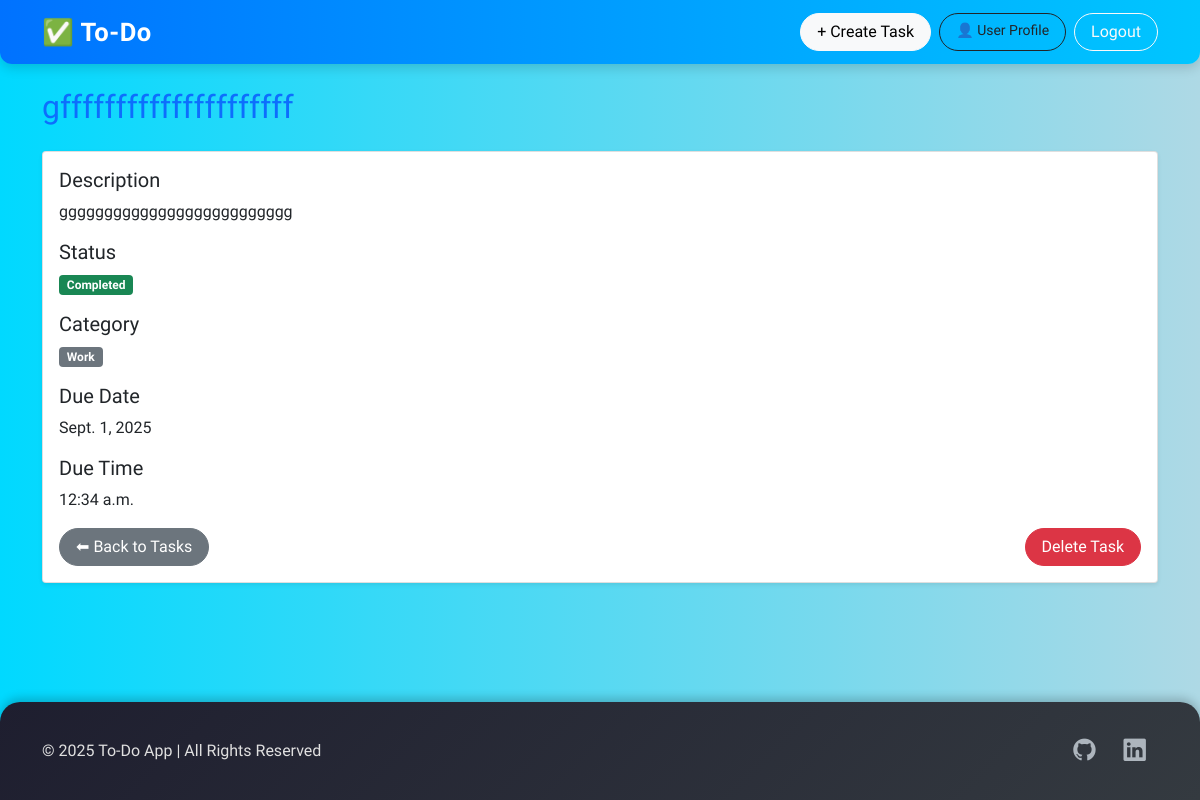
The page /task/14/ (signed in) on the database its author committed.
### task/models.py (models this page shows, shortened)
class Task(models.Model):
    STATUS = [
        ('pending','Pending'),
        ('completed','Completed'),
    ]
    CATEGORY = [
        ('work','Work'),
        ('personal','Personal'),
        ('other','Other'),
    ]
    title = models.CharField(max_length=100)
    description = models.TextField()
    due_date = models.DateField()
    due_time = models.TimeField()
    status = models.CharField(max_length=10, choices=STATUS,default='pending')
    category = models.CharField(max_length=10,choices=CATEGORY)
    is_completed = models.BooleanField(default=False)#task pending
    user = models.ForeignKey(User,on_delete=models.CASCADE)

### task/views.py (the view)
# urls.py: path('task/<int:task_id>/',views.task_detail,name='task_detail'),
@login_required
def task_detail(request, task_id):#edit and delete korar jonne
    task = get_object_or_404(Task,id = task_id,user = request.user )
    return render(request,'task_detail.html',{'task':task})

### task/templates/task_detail.html (shortened to what this page needs)
{% extends 'base.html' %}
{% block content %}
<h2 class="mb-4 text-primary">{{ task.title }}</h2>
<div class="card shadow-sm">
    <div class="card-body">
        <div class="mb-3">
            <h5>Description</h5>
            <p>{{ task.description }}</p>
        </div>
        <div class="mb-3">
            <h5>Status</h5>
            {% if task.is_completed %}
            <span class="badge bg-success">Completed</span>
            {% else %}
            <span class="badge bg-warning">Pending</span>
            {% endif %}
        </div>
        <div class="mb-3">
            <h5>Category</h5>
            <span class="badge bg-secondary">{{ task.get_category_display }}</span>
        </div>
        <div class="mb-3">
            <h5>Due Date</h5>
            <p>{{ task.due_date }}</p>
        </div>
        <div class="mb.3">
            <h5>Due Time</h5>
            <p>{{ task.due_time }}</p>
        </div>
        <div class="d-flex justify-content-between">
            <a href=" {% url 'task_list' %}" class="btn btn-secondary">⬅ Back to Tasks</a>
            <a href="{% url 'task_delete' task.id %}" class="btn btn-danger">Delete Task</a>
        </div>
    </div>
</div>
{% endblock %}

### templates/base.html (style rules this page uses)
body { font-family: 'Ubuntu', sans-serif; background: linear-gradient(90deg, #00d9ff, #aed9e5); min-height: 100vh; display: flex; flex-direction: column; }
.btn { border-radius: 25px; padding: 6px 16px; transition: 0.3s; font-weight: 500; }

### rows shown on the page
Task: title "gfffffffffffffffffffff", description "gggggggggggggggggggggggggg", category "Work", due_date "Sept. 1, 2025", due_time "12:34 a.m."
